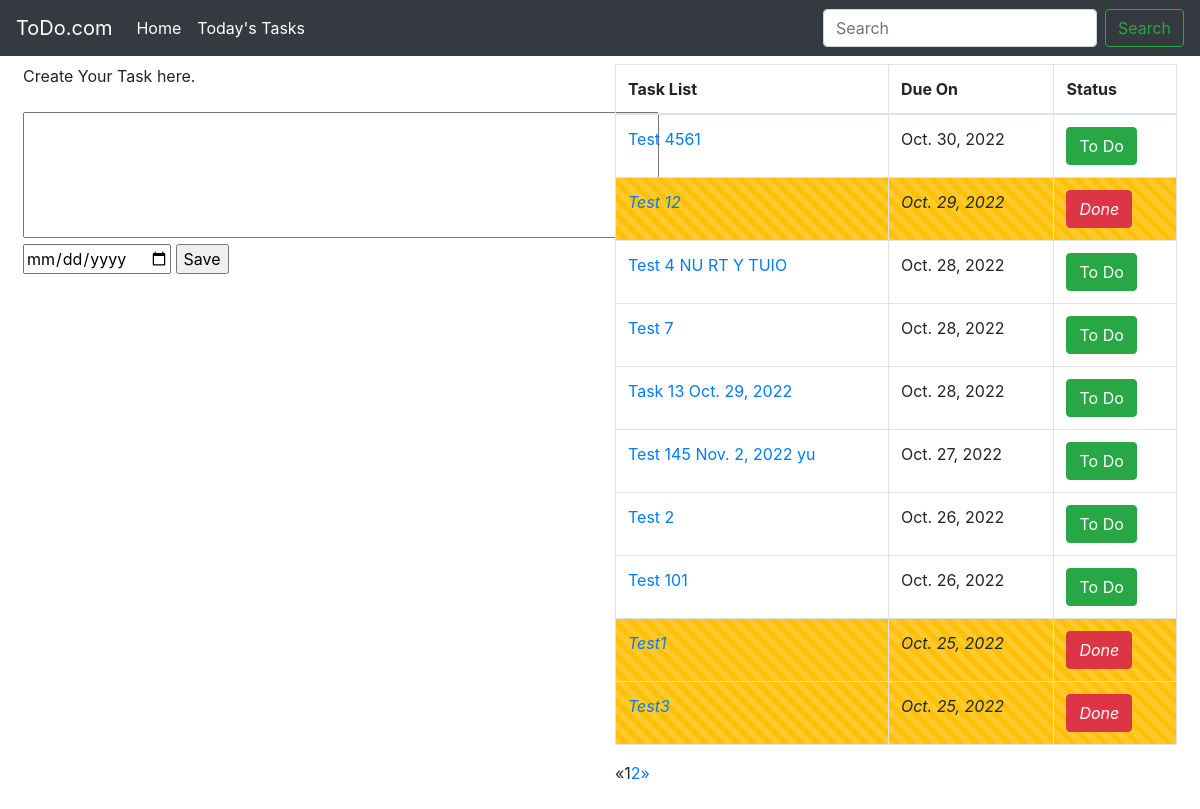
The page / on the database its author committed.
### tasks/models.py (models this page shows, shortened)
class Task(models.Model):
    title = models.CharField(max_length=500, blank=False, null=False)
    date = models.DateField(default=date.today)
    done = models.BooleanField(default=False)

### todoapp/views.py (the view)
# urls.py: path('', views.project_homepage, name='homepage'),
def project_homepage(request):
    all_task = Task.objects.all().order_by('-date')
    page = request.GET.get('page', 1)
    paginator = Paginator(all_task, 10)
    try:
        tasklist = paginator.page(page)
    except PageNotAnInteger:
        tasklist = paginator.page(1)
    except EmptyPage:
        tasklist = paginator.page(paginator.num_pages)
    return render(request, 'apphome.html', { 'tasklist': tasklist })

### templates/apphome.html (shortened to what this page needs)
{% extends 'home.html' %}
{% block body %}
<div class="row m-2">
    <div class="col-md-6">
        <form action="/create/task/", method="POST">
            Create Your Task here.
            <br>
            <br>
            <textarea rows = "5" cols = "60" name = "title" placeholder="Enter details here...">
            </textarea><br>
            <input type="date" id="date" name="date">
            <input type="submit", value="Save">
        </form>
    </div>
    <div class="col-md-6">
        <table class="table table-bordered">
            <thead>
            <tr>
                <th>Task List</th>
                <th>Due On</th>
                <th>Status</th>
            </tr>
            </thead>
            <tbody>
            {% for task in tasklist %}
            {% if task.done %}
                <tr class=" progress-bar-striped bg-warning font-italic">
            {% else %}
                <tr class="font-weight-normal">
            {% endif %}
                <td>
                    <div>
                        <a href="{% url 'edit_task' task.id %}">{{ task.title }}</a>
                    </div>
                </td>
                <td>
                    {{task.date}}
                </td>
                {% if task.done %}
                    <td>
                        <a href="{% url 'delete_task' task.id %}" class="btn btn-danger" role="button">Done</a>
                    </td>
                {% else %}
                    <td>
                        <a href="{% url 'delete_task' task.id %}" class="btn btn-success" role="button">To Do</a>
                    </td>
                {% endif %}
                </tr>
            {% endfor %}
            </tbody>
        </table>
        <div>
        {% if tasklist.has_other_pages %}
            <ul class="pagination">
            {% if tasklist.has_previous %}
                <li><a href="?page={{ tasklist.previous_page_number }}">&laquo;</a></li>
            {% else %}
                <li class="disabled"><span>&laquo;</span></li>
            {% endif %}
            {% for i in tasklist.paginator.page_range %}
                {% if tasklist.number == i %}
                <li class="active"><span>{{ i }} <span class="sr-only">(current)</span></span></li>
                {% else %}
                <li><a href="?page={{ i }}">{{ i }}</a></li>
                {% endif %}
            {% endfor %}
            {% if tasklist.has_next %}
                <li><a href="?page={{ tasklist.next_page_number }}">&raquo;</a></li>
            {% else %}
                <li class="disabled"><span>&raquo;</span></li>
            {% endif %}
            </ul>
        {% endif %}
        </div>
    </div>
</div>
{% endblock %}

### templates/home.html (shortened to what this page needs)
<!doctype html>
<html lang="en">
  <head>
    <link rel="stylesheet" href="https://stackpath.bootstrapcdn.com/bootstrap/4.5.0/css/bootstrap.min.css">
  </head>
  <nav class="navbar navbar-expand-lg navbar-light bg-dark navigationbar">
      <a class="navbar-brand text-white" href="{% url 'homepage' %}">ToDo.com</a>
      <div class="collapse navbar-collapse" id="navbarSupportedContent">
        <ul class="navbar-nav mr-auto">
          <li class="nav-item active">
              <a class="nav-link text-white" href="{% url 'homepage' %}" >Home <span class="sr-only">(current)</span></a>
          </li>
          <li class="nav-item">
              <a class="nav-link text-white" href="{% url 'today_task' %}">Today's Tasks</a>
          </li>
        </ul>
         <form class="form-inline my-2 my-lg-0" method="get" action="/search/">
            <input class="form-control mr-sm-2" type="search" placeholder="Search" aria-label="Search" name="search">
            <button class="btn btn-outline-success my-2 my-sm-0" type="submit" >Search</button>
          </form>
      </div>
    </nav>
{% block body %}{% endblock %}
  </body>
</html>

### rows shown on the page
Task: title "Test 4561", date "Oct. 30, 2022", done "To Do"
Task: title "Test 12", date "Oct. 29, 2022", done "Done"
Task: title "Test 4 NU RT Y TUIO", date "Oct. 28, 2022", done "To Do"
Task: title "Test 7", date "Oct. 28, 2022", done "To Do"
Task: title "Task 13 Oct. 29, 2022", date "Oct. 28, 2022", done "To Do"
Task: title "Test 145 Nov. 2, 2022 yu", date "Oct. 27, 2022", done "To Do"
Task: title "Test 2", date "Oct. 26, 2022", done "To Do"
Task: title "Test 101", date "Oct. 26, 2022", done "To Do"
Task: title "Test1", date "Oct. 25, 2022", done "Done"
Task: title "Test3", date "Oct. 25, 2022", done "Done"

### other values the page prints
{{ i }} "1"
{{ i }} "2"
